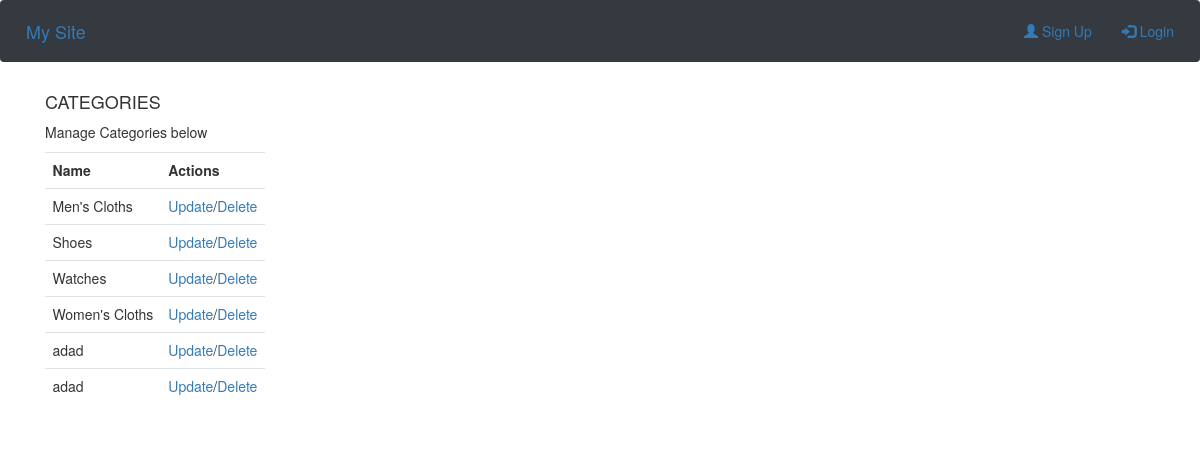
Screenshot of /category/list/ with the database file from the repository.
### product/models.py (models this page shows, shortened)
class Category(models.Model):
    name  =  models.CharField(max_length=20)

### product/views.py (the view)
# urls.py: path('category/list/', CategoryListView.as_view(), name='category-list'),
class CategoryListView(ListView):
    model = Category
    ordering = ['name']
    form_class = CreateCategoryForm
    template_name = 'products/category_list.html'
    def get_context_data(self, **kwargs):
        context = super(CategoryListView, self).get_context_data(**kwargs)
        context['createcategoryform'] = CreateCategoryForm
        return context

### templates/product/category_list.html (shortened to what this page needs)
{% extends 'base.html' %}
{% block content %}
<section class="banner_div">
    <div class="container">
        <div class="row">
            <div class="col s12 form_div user_form">
                <h4 class="user_anagement">CATEGORIES</h4>
                <p class="add_tabletext">Manage Categories below</p>
                <div class="row">
                    <div class="col s7">
                        <div class="table manage_table add_tablt">
                            <table>
                                <tr>
                                    <th>Name</th>
                                    <th>Actions</th>
                                </tr>
                                {% for object in object_list %}
                                <tr id="expert_table_{{object.id}}">
                                    <td>{{ object.name }}</td>
                                    <td><a href="/category/update/{{object.id}}">Update</a>/<a href="/{{object.id}}/category/delete/">Delete</a></td>
                                </tr>
                                {% endfor %}
                            </table>
                        </div>
                    </div>
                </div>
            </div>
        </div>
    </div>
</section>
{% endblock %}

### rows the page displays
Category: name "Men's Cloths"
Category: name "Shoes"
Category: name "Watches"
Category: name "Women's Cloths"
Category: name "adad"
Category: name "adad"
